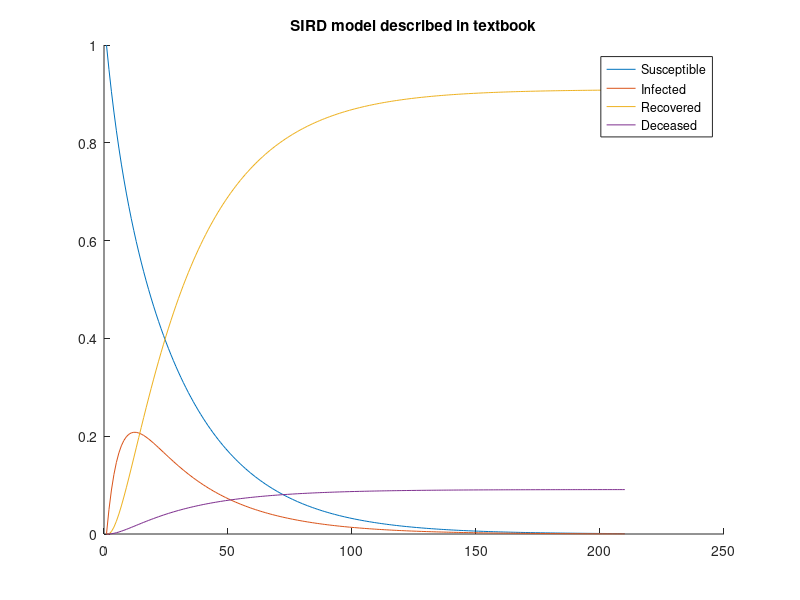
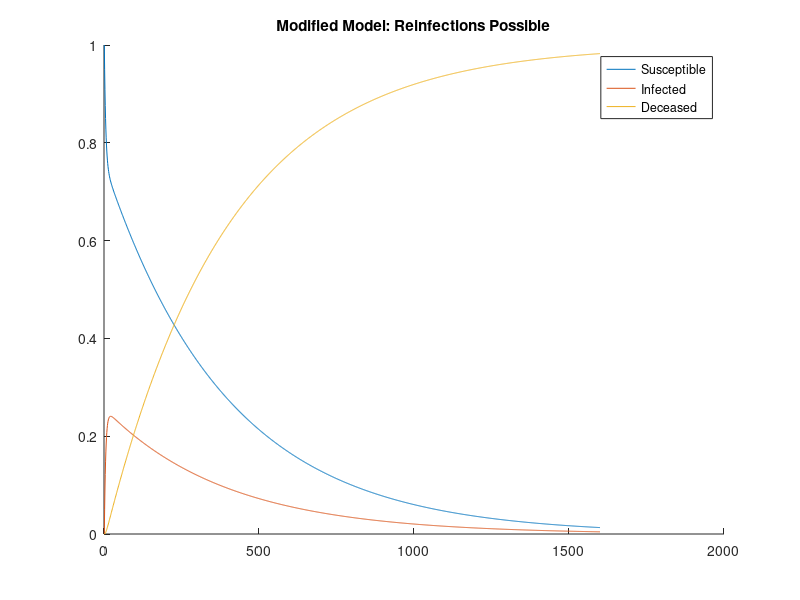

Here is the MATLAB script that generated these plots, in order:
% Part 1


% Question 1: implementing model in textbook
X = zeros(4, 210);

% Setting initial condition xsub1
X(:, 1) = [1; 0; 0; 0];

A = [.95, .04, 0, 0;
     .05, .85, 0, 0;
       0,  .1, 1, 0;
       0, .01, 0, 1];


for t = 2:210
    X(:, t) = A*X(:, t-1);
end

figure;
hold on;
plot(X(1, :));
plot(X(2, :));
plot(X(3, :));
plot(X(4, :));
title("SIRD model described in textbook");
legend("Susceptible", "Infected", "Recovered", "Deceased");
% This model converges to 10% of the population dying, and the other 90%
% being immune. The model converges a little after 100 days. 


% Question 2: modyifing model, so reinfections possible for everyone
XReinfectionsPossible = zeros(3, 1600);
XReinfectionsPossible(:, 1) = [1; 0; 0];

AReinfectionsPossible = [.95, .14, 0;
                         .05, .85, 0;
                          0,   .01,  1];

for t = 2:1600
    XReinfectionsPossible(:, t) = AReinfectionsPossible*XReinfectionsPossible(:, t-1);
end

figure;
hold on;
plot(XReinfectionsPossible(1, :));
plot(XReinfectionsPossible(2, :));
plot(XReinfectionsPossible(3, :));
title("Modified Model: Reinfections Possible");
legend("Susceptible", "Infected", "Deceased");
% This model converges to a state where everyone dies, since when someone
% gets sick, they either die or become susceptible again, so everyone will
% either die or keep getting sick and eventually die. This model takes a
% lot longer to converge, a little over 1400 days. 



% When comparing our from scratch model, versus the ss and lsim functions,
% they worked the same, but the ss and lsim model converged much quicker,
% because in that model's initial condition, it started with 10% infected
% at t = 0, whereas in our model, we started with 0% infected. 
